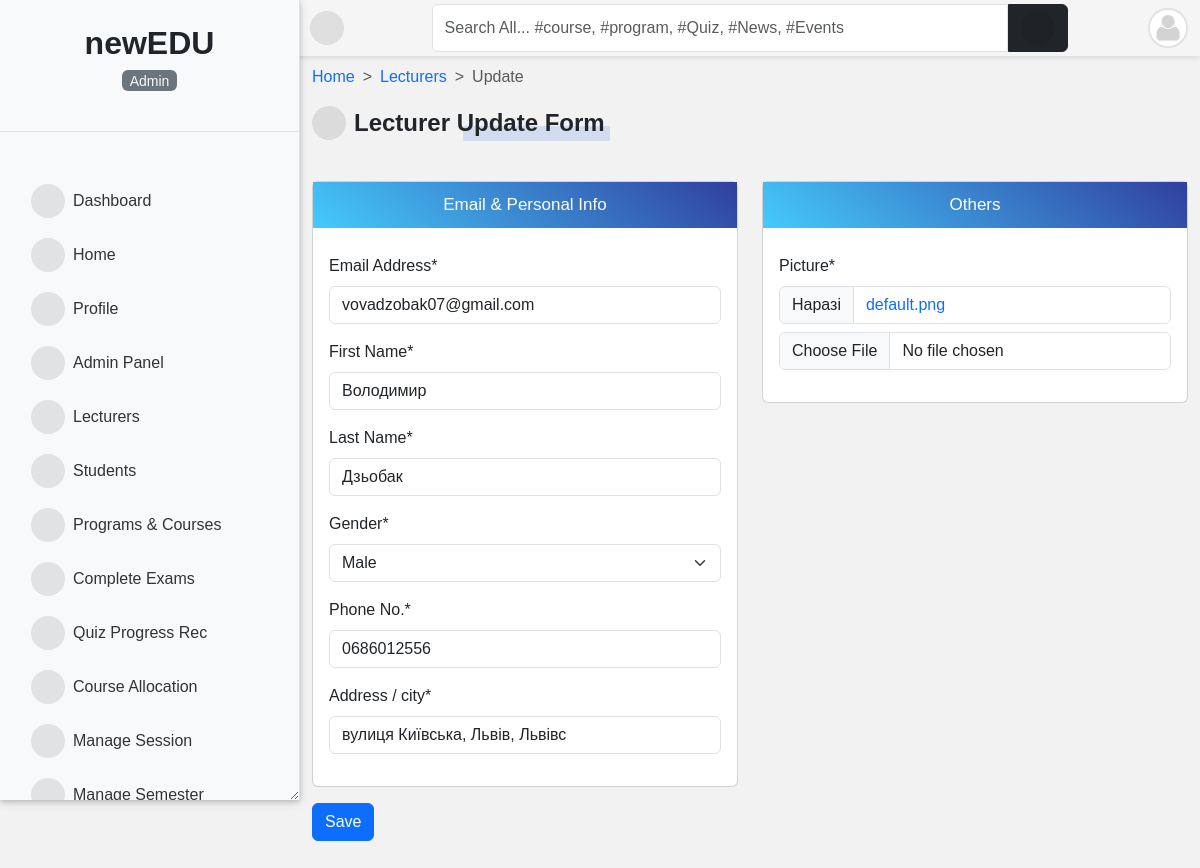
Page /uk/accounts/staff/37/edit/ (signed in) on the committed database.
### accounts/models.py (models this page shows, shortened)
class User(AbstractUser):
    is_student = models.BooleanField(default=False)
    is_lecturer = models.BooleanField(default=False)
    is_parent = models.BooleanField(default=False)
    is_dep_head = models.BooleanField(default=False)
    gender = models.CharField(max_length=1, choices=GENDERS, blank=True, null=True)
    phone = models.CharField(max_length=60, blank=True, null=True)
    address = models.CharField(max_length=60, blank=True, null=True)
    picture = models.ImageField(
        upload_to="profile_pictures/%y/%m/%d/", default="default.png", null=True
    )
    email = models.EmailField(blank=True, null=True)
    username_validator = ASCIIUsernameValidator()
    objects = CustomUserManager()
    class Meta:
        ordering = ("-date_joined",)
    @property
    def get_user_role(self):
        if self.is_superuser:
            role = _("Admin")
        elif self.is_student:
            role = _("Student")
        elif self.is_lecturer:
            role = _("Lecturer")
        elif self.is_parent:
            role = _("Parent")
        return role

### accounts/decorators.py (the view)
    def wrapper(request, *args, **kwargs):
        if test_func(request.user):
            return function(request, *args, **kwargs) if function else None
        return redirect(redirect_to)

### accounts/views.py (called while the page is built)
@login_required
@admin_required
def edit_staff(request, pk):
    lecturer = get_object_or_404(User, is_lecturer=True, pk=pk)
    if request.method == "POST":
        form = ProfileUpdateForm(request.POST, request.FILES, instance=lecturer)
        if form.is_valid():
            form.save()
            full_name = lecturer.get_full_name
            messages.success(request, f"Lecturer {full_name} has been updated.")
            return redirect("lecturer_list")
        messages.error(request, "Please correct the error below.")
    else:
        form = ProfileUpdateForm(instance=lecturer)
    return render(
        request, "accounts/edit_lecturer.html", {"title": "Edit Lecturer", "form": form}
    )

### templates/accounts/edit_lecturer.html (shortened to what this page needs)
{% extends 'base.html' %}
{% load i18n %}
{% load crispy_forms_tags %}
{% load static %}
{% block content %}
<nav style="--bs-breadcrumb-divider: '>';" aria-label="breadcrumb">
    <ol class="breadcrumb">
      <li class="breadcrumb-item"><a href="/">{% trans 'Home' %}</a></li>
      <li class="breadcrumb-item"><a href="{% url 'lecturer_list' %}">{% trans 'Lecturers' %}</a></li>
      <li class="breadcrumb-item active" aria-current="page">{% trans 'Update' %}</li>
    </ol>
</nav>
<div class="title-1"><i class="fas fa-cogs"></i>{% trans 'Lecturer Update Form' %}</div>
<br>
<br>
<form action="" method="POST" enctype="multipart/form-data">{% csrf_token %}
    <div class="row mb-3">
        <div class="col-md-6">
            <div class="card">
                <p class="form-title">{% trans 'Email' %} &amp; {% trans 'Personal Info' %}</p>
                <div class="card-body">
                    {{ form.email|as_crispy_field }}
                    {{ form.first_name|as_crispy_field }}
                    {{ form.last_name|as_crispy_field }}
                    {{ form.gender|as_crispy_field }}
                    {{ form.phone|as_crispy_field }}
                    {{ form.address|as_crispy_field }}
                </div>
            </div>
        </div>
        <div class="col-md-6">
            <div class="card">
                <p class="form-title">{% trans 'Others' %}</p>
                <div class="card-body">
                    {{ form.picture|as_crispy_field }}
                </div>
            </div>
        </div>
    </div>
    <input class="btn btn-primary" type="submit" value="{% trans 'Save' %}">
</form>
{% endblock content %}

### templates/sidebar.html (shortened to what this page needs)
{% load static %}
{% load i18n %}
<div id="side-nav" class="d-flex flex-column bg-light vh-100 border-end">
    <div class="main-menu flex-grow-1">
        <div class="text-center py-4 border-bottom">
            <a href="/" class="text-decoration-none">
                <span class="h2 fw-bold text-dark">newEDU</span>
            <p class="mt-2 small text-muted">
                <mark class="bg-secondary text-light rounded px-2">
                    {{ request.user.get_user_role }}
                </mark>
            </p>
        </div>
        {% url 'home' as hom %} {% url 'dashboard' as dash %} {% url 'profile' as prof %}
        {% url 'lecturer_list' as lec %} {% url 'student_list' as stu %}
        {% url 'course_allocation_view' as cav %} {% url 'programs' as pro %}
        {% url 'session_list' as sess %} {% url 'semester_list' as sem %}
        {% url 'add_score' as ascore %} {% url 'grade_results' as vr %}
        {% url 'ass_results' as ar %} {% url 'course_registration' as cr %}
        {% url 'edit_profile' as ep %} {% url 'change_password' as cp %}
        {% url 'quiz_progress' as qpr %} {% url 'quiz_marking' as qce %}
        {% url 'user_course_list' as ucl %} {% url 'admin_panel' as admin_p %}
        <ul class="nav flex-column px-3 pt-3">
            {% if request.user.is_superuser %}
            <li class="nav-item">
                <a class="nav-link {% if request.path == dash %}active fw-bold{% endif %}" href="{{ dash }}">
                    <i class="fas fa-tachometer-alt me-2"></i>{% trans 'Dashboard' %}
                </a>
            </li>
            {% endif %}
            <li class="nav-item">
                <a class="nav-link {% if request.path == hom %}active fw-bold{% endif %}" href="{{ hom }}">
                    <i class="fas fa-home me-2"></i>{% trans 'Home' %}
                </a>
            </li>
            <li class="nav-item">
                <a class="nav-link {% if request.path == prof %}active fw-bold{% endif %}" href="{{ prof }}">
                    <i class="fas fa-user me-2"></i>{% trans 'Profile' %}
                </a>
            </li>
            {% if request.user.is_superuser %}
            <li class="nav-item">
                <a class="nav-link {% if request.path == admin_p %}active fw-bold{% endif %}" href="{{ admin_p }}">
                    <i class="fas fa-user-tie me-2"></i>{% trans 'Admin Panel' %}
                </a>
            </li>
            <li class="nav-item">
                <a class="nav-link {% if request.path == lec %}active fw-bold{% endif %}" href="{{ lec }}">
                    <i class="fas fa-chalkboard-teacher me-2"></i>{% trans 'Lecturers' %}
                </a>
            </li>
            <li class="nav-item">
                <a class="nav-link {% if request.path == stu %}active fw-bold{% endif %}" href="{{ stu }}">
                    <i class="fas fa-user-graduate me-2"></i>{% trans 'Students' %}
                </a>
            </li>
            {% endif %}
            {% if request.user.is_superuser or request.user.is_lecturer %}
            <li class="nav-item">
                <a class="nav-link {% if request.path == pro %}active fw-bold{% endif %}" href="{{ pro }}">
                    <i class="fas fa-book-open me-2"></i>{% trans 'Programs & Courses' %}
                </a>
            </li>
            <li class="nav-item">
                <a class="nav-link {% if request.path == qce %}active fw-bold{% endif %}" href="{{ qce }}">
                    <i class="fas fa-check-double me-2"></i>{% trans 'Complete Exams' %}
                </a>
            </li>
            {% endif %}
            {% if request.user.is_superuser %}
            <li class="nav-item">
                <a class="nav-link {% if request.path == qpr %}active fw-bold{% endif %}" href="{{ qpr }}">
                    <i class="fas fa-record-vinyl me-2"></i>{% trans 'Quiz Progress Rec' %}
                </a>
            </li>
            <li class="nav-item">
                <a class="nav-link {% if request.path == cav %}active fw-bold{% endif %}" href="{{ cav }}">
                    <i class="fas fa-tasks me-2"></i>{% trans 'Course Allocation' %}
                </a>
            </li>
            <li class="nav-item">
                <a class="nav-link {% if request.path == sess %}active fw-bold{% endif %}" href="{{ sess }}">
                    <i class="fas fa-calendar-week me-2"></i>{% trans 'Manage Session' %}
                </a>
            </li>
            <li class="nav-item">
                <a class="nav-link {% if request.path == sem %}active fw-bold{% endif %}" href="{{ sem }}">
                    <i class="fas fa-calendar-alt me-2"></i>{% trans 'Manage Semester' %}
                </a>
            </li>
            {% endif %}
        </ul>
    </div>
</div>

### templates/navbar.html (shortened to what this page needs)
{% load i18n%}
<div id="top-navbar" class="py-1">
	<div class="container">
		<div class="nav-wrapper">
			<div class="toggle-btn" onclick="toggleSidebar()">
				<i class="fas fa-bars"></i>
			</div>
			<form class="form-header" action="{% url 'query' %}" method="GET">
				<input id="primary-search" class="form-control rounded-end-0" type="text" name="q" value="{{ request.GET.q }}"
					placeholder="{% trans 'Search All... #course, #program, #Quiz, #News, #Events' %}" required />
				<button class="btn btn-dark rounded-start-0" type="submit">
					<i class="fas fa-search"></i>
				</button>
			</form>
			<div class="dropdown">
				<div class="avatar border border-2" type="button" data-bs-toggle="dropdown" aria-expanded="false">
					<img src="{{ request.user.picture.url }}">
				</div>
			</div>
		</div>
	</div>
</div>

### templates/sidebar.html (style rules this page uses)
#side-nav .nav-link { color: #333; padding: 10px 15px; border-radius: 0; transition: background-color 0.2s; }

### rows in the picture
User: user.get_user_role "Admin", user.picture (placeholder picture)
User: email "vovadzobak07@gmail.com", first_name "Володимир", last_name "Дзьобак", gender "Male", phone "0686012556", address "вулиця Київська, Львів, Львівс"
